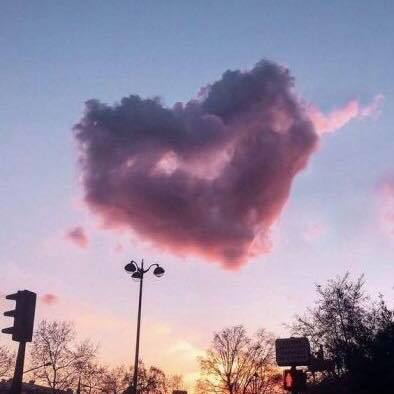
#> input picture love.jpg, 394 x 394 px
$ python fft.py
#> lines starting #> are read from the running program, lines starting #| are printed output that depends on the picture
import numpy as np
import matplotlib.pyplot as plt
from PIL import Image

# Load gambar
img = Image.open('love.jpg').convert('L')
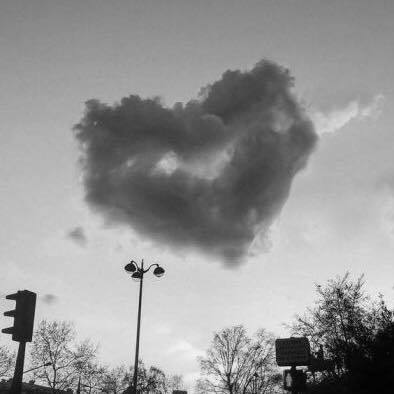
#> img: PIL image 394x394 L; min 1, max 251, mean 149.5
img_arr = np.asarray(img)

# Menghitung FFT dari gambar
fft_output = np.fft.fft2(img_arr)
fft_output_shifted = np.fft.fftshift(fft_output)
mag_spectrum = 20*np.log(np.abs(fft_output_shifted))
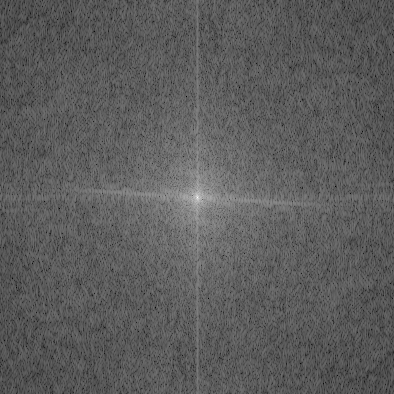
#> mag_spectrum: shape (394, 394) float64; min 60.05, max 339.2, mean 161.8; drawn with min black and max white

# Plot gambar asli dan spektrum frekuensi
fig, (ax1, ax2) = plt.subplots(1, 2, figsize=(10, 5))
ax1.imshow(img, cmap='gray')
ax1.set_title('Gambar Asli')
ax1.axis('off')
ax2.imshow(mag_spectrum, cmap='gray')
ax2.set_title('Spektrum Frekuensi')
ax2.axis('off')
plt.show()
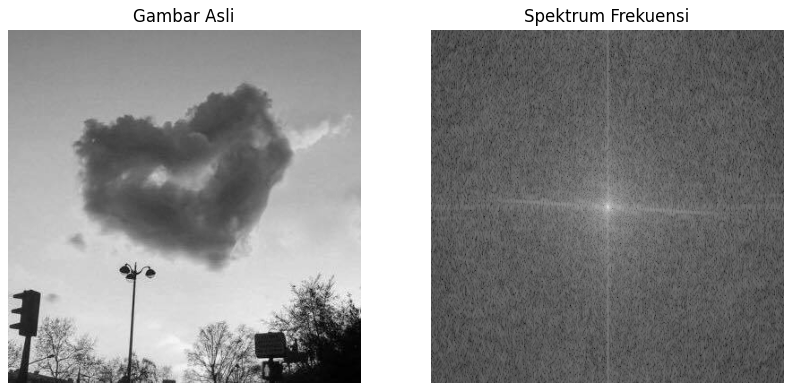
#> figure drawn by matplotlib, 2 panels
